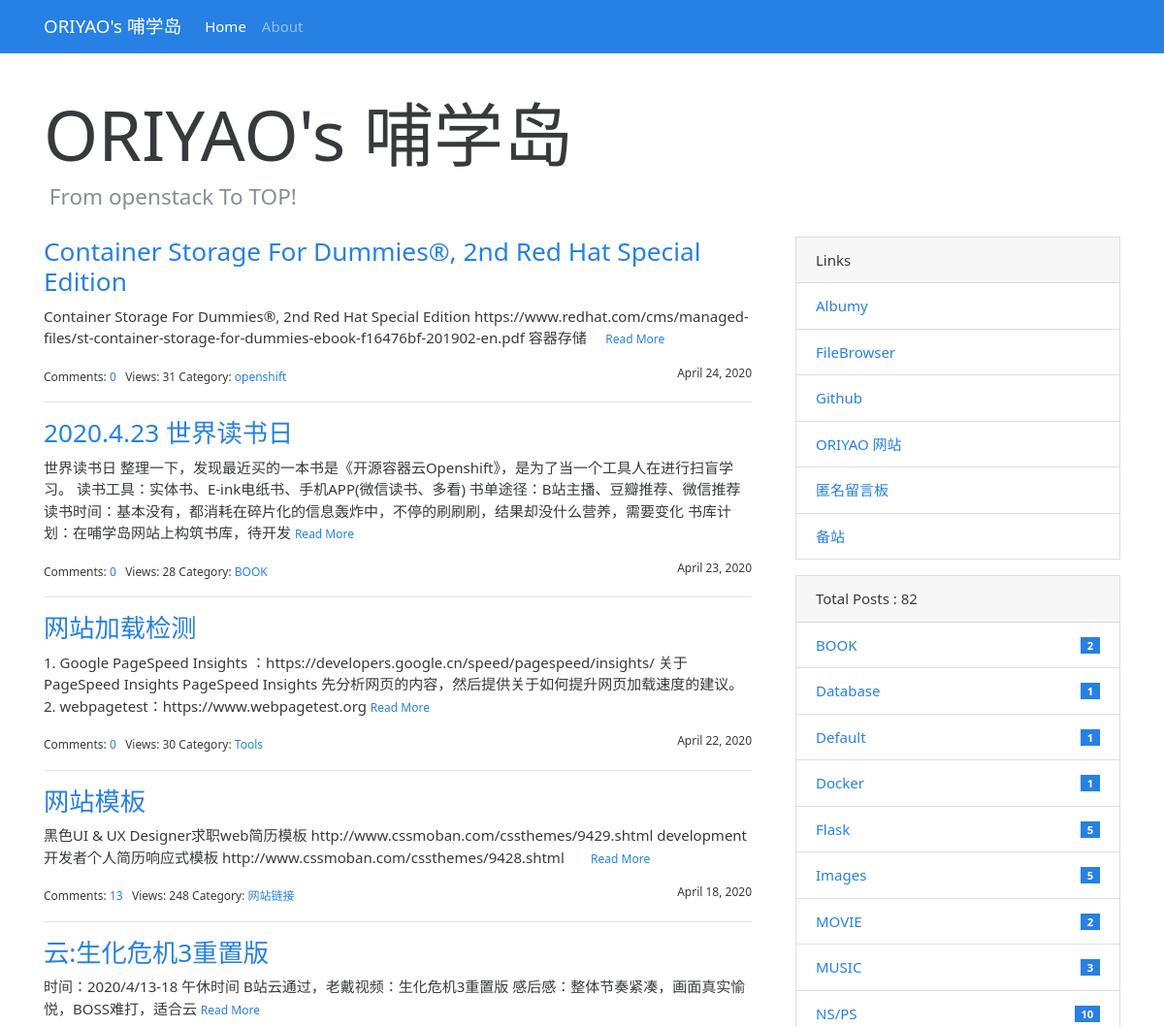
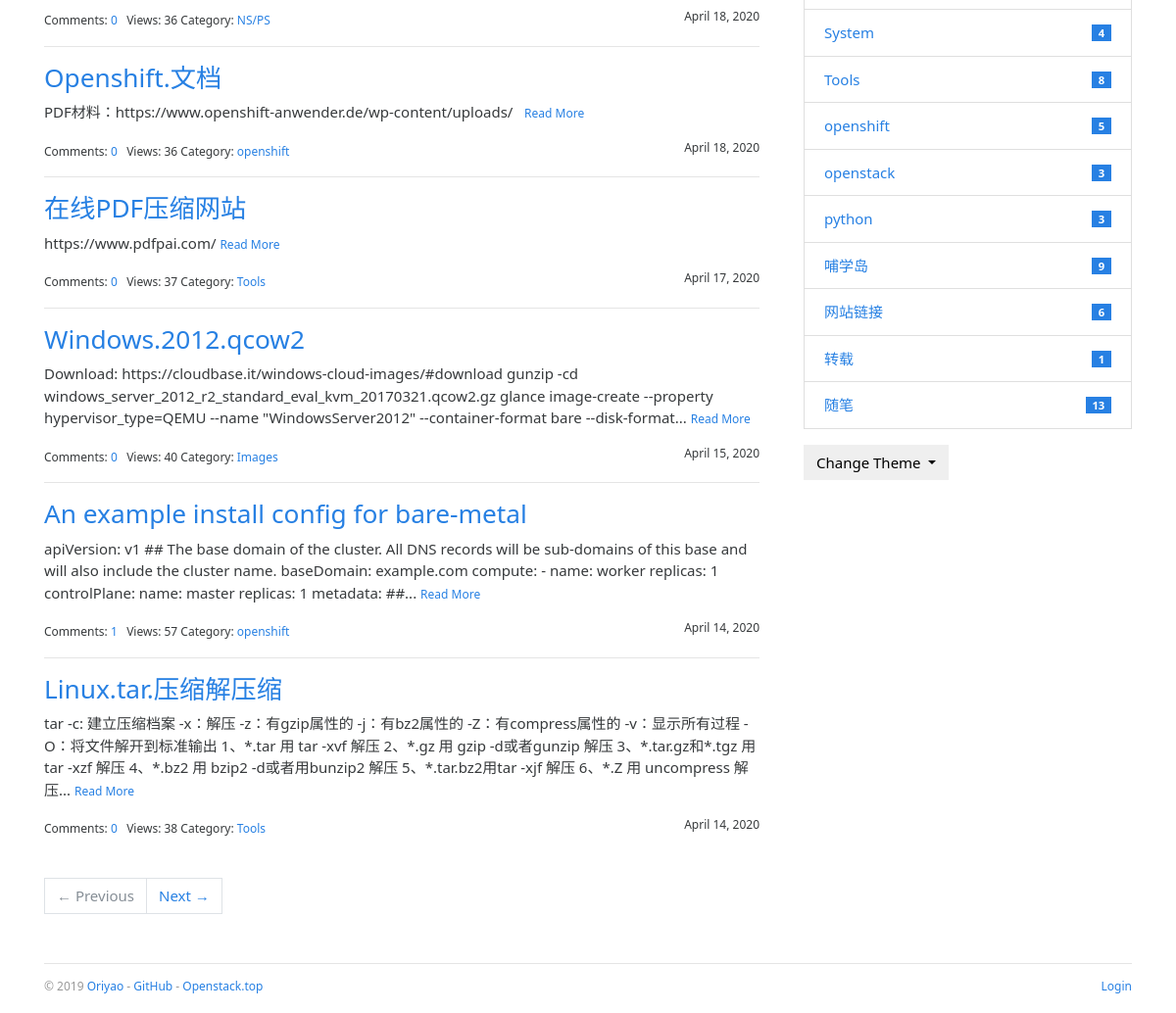
Before: / with the older database file (2 pictures, top to bottom).
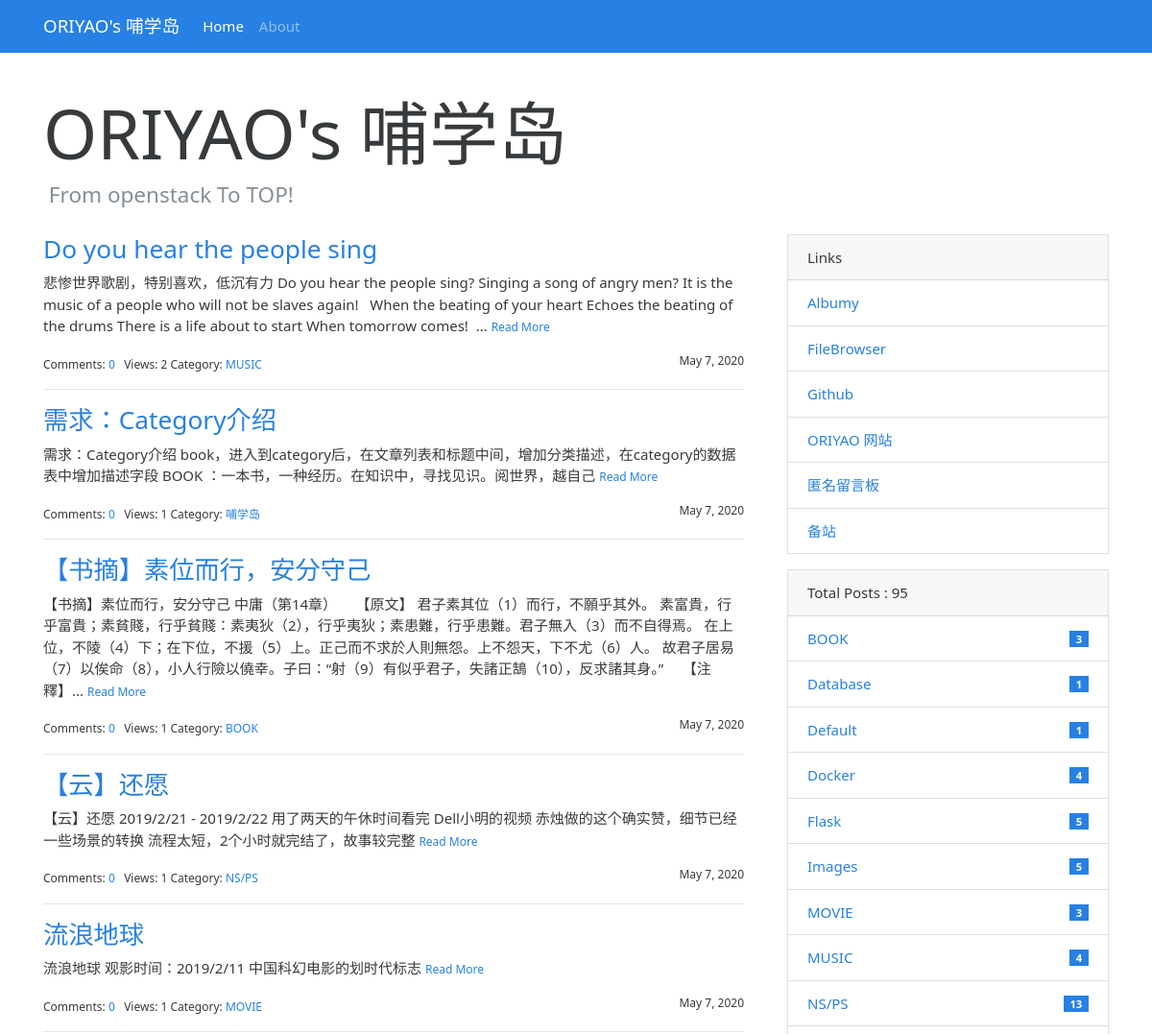
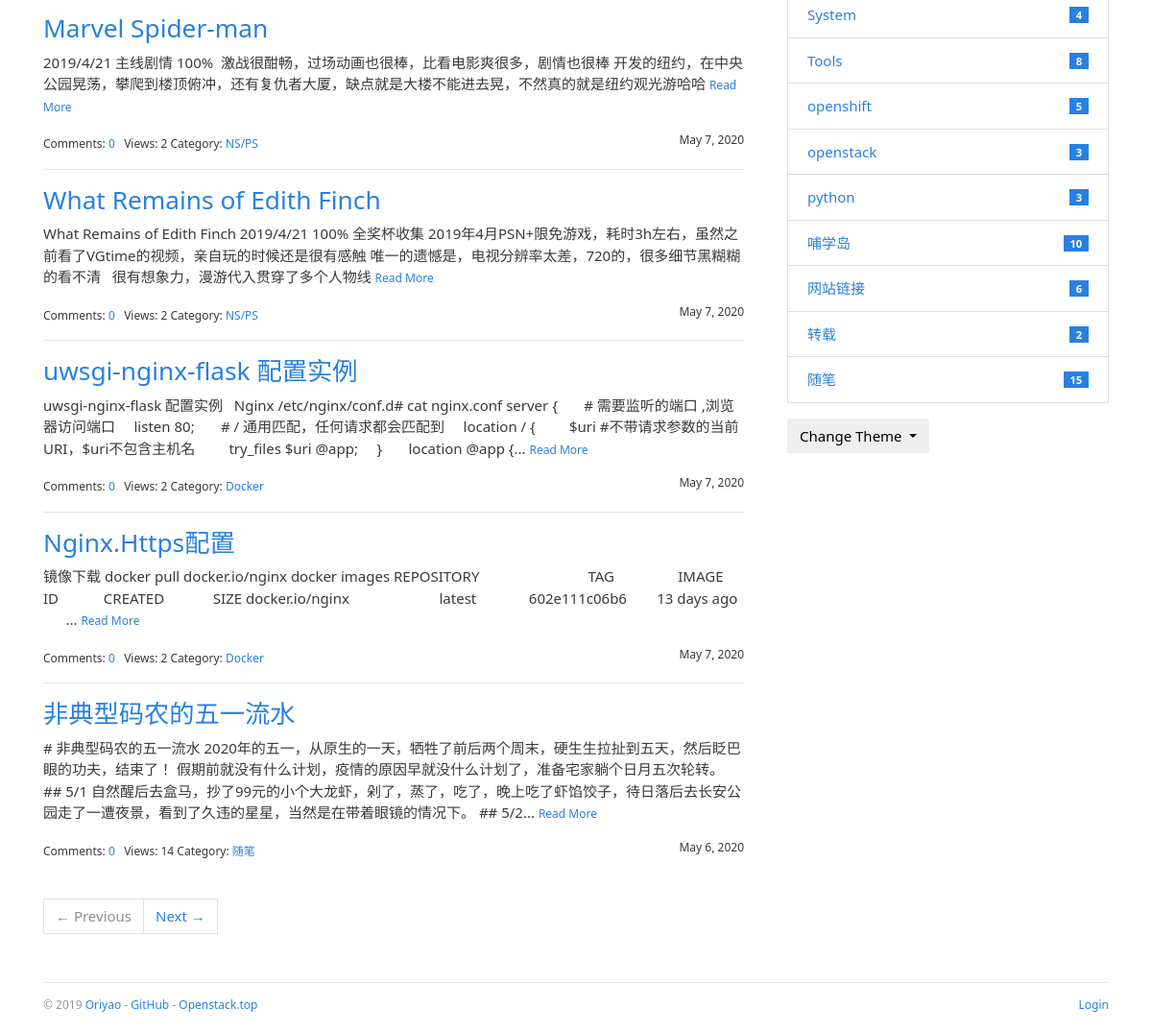
After: the same page with the newer database file (2 pictures, top to bottom).
### bluelog/models.py (models this page shows, shortened)
class Post(db.Model):
    id = db.Column(db.Integer, primary_key=True)
    title = db.Column(db.String(60))
    body = db.Column(db.Text)
    views = db.Column(db.Integer,default=0)
    timestamp = db.Column(db.DateTime, default=datetime.utcnow, index=True)
    can_comment = db.Column(db.Boolean, default=True)
    category_id = db.Column(db.Integer, db.ForeignKey('category.id'))
    category = db.relationship('Category', back_populates='posts')
    comments = db.relationship('Comment', back_populates='post', cascade='all, delete-orphan')

class Category(db.Model):
    id = db.Column(db.Integer, primary_key=True)
    name = db.Column(db.String(30), unique=True)
    posts = db.relationship('Post', back_populates='category')

class Link(db.Model):
    id = db.Column(db.Integer, primary_key=True)
    name = db.Column(db.String(30))
    url = db.Column(db.String(255))

### bluelog/blueprints/blog.py (the view)
@blog_bp.route('/')
def index():
    page = request.args.get('page', 1, type=int)
    per_page = current_app.config['BLUELOG_POST_PER_PAGE']
    pagination = Post.query.order_by(Post.timestamp.desc()).paginate(page, per_page=per_page)
    posts = pagination.items
    totalposts=len(Post.query.all())
    return render_template('blog/index.html', pagination=pagination, posts=posts,totalposts=totalposts)

### bluelog/__init__.py (called while the page is built)
def register_template_context(app):
    @app.context_processor
    def make_template_context():
        admin = Admin.query.first()
        categories = Category.query.order_by(Category.name).all()
        links = Link.query.order_by(Link.name).all()
        if current_user.is_authenticated:
            unread_comments = Comment.query.filter_by(reviewed=False).count()
        else:
            unread_comments = None
        return dict(
            admin=admin, categories=categories,
            links=links, unread_comments=unread_comments)

def register_request_handlers(app):
    @app.after_request
    def query_profiler(response):
        for q in get_debug_queries():
            if q.duration >= app.config['BLUELOG_SLOW_QUERY_THRESHOLD']:
                app.logger.warning(
                    'Slow query: Duration: %fs\n Context: %s\nQuery: %s\n '
                    % (q.duration, q.context, q.statement)
                )
        return response

### bluelog/templates/blog/index.html (shortened to what this page needs)
{% extends 'base.html' %}
{% from 'bootstrap/pagination.html' import render_pager %}
{% block content %}
    <div class="page-header">
        <h1 class="display-3">{{ admin.blog_title|default('Blog Title') }}</h1>
        <h4 class="text-muted">&nbsp;{{ admin.blog_sub_title|default('Blog Subtitle') }}</h4>
    </div>
    <div class="row">
        <div class="col-sm-8">
            {% include 'blog/_posts.html' %}
            {% if posts %}
                <div class="page-footer">{{ render_pager(pagination) }}</div>
            {% endif %}
        </div>
        <div class="col-sm-4 sidebar">
            {% include 'blog/_sidebar.html' %}
        </div>
    </div>
{% endblock %}

### bluelog/templates/blog/_posts.html (shortened to what this page needs)
{% if posts %}
    {% for post in posts %}
        <h3 class="text-primary"><a href="{{ url_for('.show_post', post_id=post.id) }}">{{ post.title }}</a></h3>
        <p>
            {{ post.body|striptags|truncate }}
            <small><a href="{{ url_for('.show_post', post_id=post.id) }}">Read More</a></small>
        </p>
        <small>
            Comments: <a href="{{ url_for('.show_post', post_id=post.id) }}#comments">{{ post.comments|length }}</a>&nbsp;&nbsp;
            Views: {{ post.views }}
            Category: <a
                href="{{ url_for('.show_category', category_id=post.category.id) }}">{{ post.category.name }}</a>
            <span class="float-right">{{ moment(post.timestamp).format('LL') }}</span>
        </small>
        {% if not loop.last %}
            <hr>
        {% endif %}
    {% endfor %}
{% endif %}

### bluelog/templates/blog/_sidebar.html (shortened to what this page needs)
{% if links %}
    <div class="card mb-3">
        <div class="card-header">Links</div>
        <ul class="list-group list-group-flush">
            {% for link in links %}
                <li class="list-group-item  list-group-item-action d-flex justify-content-between align-items-center">
                    <a href="{{ link.url }}" target="_blank">{{ link.name }}</a>
                </li>
            {% endfor %}
        </ul>
    </div>
{% endif %}
{% if categories %}
    <div class="card mb-3">
        <div class="card-header"> Total Posts :  {{ totalposts }}</div>
        <ul class="list-group list-group-flush">
            {% for category in categories %}
                <li class="list-group-item  list-group-item-action d-flex justify-content-between align-items-center">
                    <a href="{{ url_for('blog.show_category', category_id=category.id) }}">
                        {{ category.name }}
                    </a>
                    <span class="badge badge-primary badge-pill"> {{ category.posts|length }}</span>
                </li>
            {% endfor %}
        </ul>
    </div>
{% endif %}
<div class="dropdown">
    <button class="btn btn-default dropdown-toggle" type="button" id="dropdownMenuButton"
            data-toggle="dropdown" aria-haspopup="true" aria-expanded="false">
        Change Theme
    </button>
</div>

Changed rows visible on the page:
no longer on this page (row edited): Post: title "Container Storage For Dummies®, 2nd Red Hat Special Edition", body "Container Storage For Dummies®, 2nd Red Hat Special Edition https://www.redhat.com/cms/managed-files/st-container-storage-for-dummies-ebook-f16476bf-201902-en.pdf 容器存储", comments|length "0", views "31", category.name "openshift", timestamp "April 24, 2020"
no longer on this page (row edited): Post: title "2020.4.23 世界读书日", body "世界读书日 整理一下，发现最近买的一本书是《开源容器云Openshift》，是为了当一个工具人在进行扫盲学习。 读书工具：实体书、E-ink电纸书、手机APP(微信读书、多看) 书单途径：B站主播、豆瓣推荐、微信推荐 读书时间：基本没有，都消耗在碎片化的信息轰炸中，不停的刷刷刷，结果却没什么营养，需要变化 书库计划：在哺学岛网站上构筑书库，待开发", comments|length "0", views "28", category.name "BOOK", timestamp "April 23, 2020"
no longer on this page (row edited): Post: title "网站加载检测", body "1. Google PageSpeed Insights ：https://developers.google.cn/speed/pagespeed/insights/ 关于 PageSpeed Insights PageSpeed Insights 先分析网页的内容，然后提供关于如何提升网页加载速度的建议。 2. webpagetest：https://www.webpagetest.org", comments|length "0", views "30", category.name "Tools", timestamp "April 22, 2020"
no longer on this page (row edited): Post: title "网站模板", body "黑色UI & UX Designer求职web简历模板 http://www.cssmoban.com/cssthemes/9429.shtml development开发者个人简历响应式模板 http://www.cssmoban.com/cssthemes/9428.shtml", comments|length "13", views "248", category.name "网站链接", timestamp "April 18, 2020"
no longer on this page (row edited): Post: title "云:生化危机3重置版", body "时间：2020/4/13-18 午休时间 B站云通过，老戴视频：生化危机3重置版 感后感：整体节奏紧凑，画面真实愉悦，BOSS难打，适合云", comments|length "0", views "36", category.name "NS/PS", timestamp "April 18, 2020"
no longer on this page (row edited): Post: title "Openshift.文档", body "PDF材料：https://www.openshift-anwender.de/wp-content/uploads/", comments|length "0", views "36", category.name "openshift", timestamp "April 18, 2020"
no longer on this page (row edited): Post: title "在线PDF压缩网站", body "https://www.pdfpai.com/", comments|length "0", views "37", category.name "Tools", timestamp "April 17, 2020"
no longer on this page (row edited): Post: title "Windows.2012.qcow2", body "Download: https://cloudbase.it/windows-cloud-images/#download gunzip -cd windows_server_2012_r2_standard_eval_kvm_20170321.qcow2.gz glance image-create --property hypervisor_type=QEMU --name \"WindowsServer2012\" --container-format bare --disk-format...", comments|length "0", views "40", category.name "Images", timestamp "April 15, 2020"
no longer on this page (row edited): Post: title "An example install config for bare-metal", body "apiVersion: v1 ## The base domain of the cluster. All DNS records will be sub-domains of this base and will also include the cluster name. baseDomain: example.com compute: - name: worker replicas: 1 controlPlane: name: master replicas: 1 metadata: ##...", comments|length "1", views "57", category.name "openshift", timestamp "April 14, 2020"
no longer on this page (row edited): Post: title "Linux.tar.压缩解压缩", body "tar -c: 建立压缩档案 -x：解压 -z：有gzip属性的 -j：有bz2属性的 -Z：有compress属性的 -v：显示所有过程 -O：将文件解开到标准输出 1、*.tar 用 tar -xvf 解压 2、*.gz 用 gzip -d或者gunzip 解压 3、*.tar.gz和*.tgz 用 tar -xzf 解压 4、*.bz2 用 bzip2 -d或者用bunzip2 解压 5、*.tar.bz2用tar -xjf 解压 6、*.Z 用 uncompress 解压...", comments|length "0", views "38", category.name "Tools", timestamp "April 14, 2020"
added Post: title "Do you hear the people sing", body "悲惨世界歌剧，特别喜欢，低沉有力 Do you hear the people sing? Singing a song of angry men? It is the music of a people who will not be slaves again! When the beating of your heart Echoes the beating of the drums There is a life about to start When tomorrow comes! ...", comments|length "0", views "2", category.name "MUSIC", timestamp "May 7, 2020"
added Post: title "需求：Category介绍", body "需求：Category介绍 book，进入到category后，在文章列表和标题中间，增加分类描述，在category的数据表中增加描述字段 BOOK ：一本书，一种经历。在知识中，寻找见识。阅世界，越自己", comments|length "0", views "1", category.name "哺学岛", timestamp "May 7, 2020"
added Post: title "【书摘】素位而行，安分守己", body "【书摘】素位而行，安分守己 中庸（第14章） 【原文】 君子素其位（1）而行，不願乎其外。 素富貴，行乎富貴；素貧賤，行乎貧賤：素夷狄（2），行乎夷狄；素患難，行乎患難。君子無入（3）而不自得焉。 在上位，不陵（4）下；在下位，不援（5）上。正己而不求於人則無怨。上不怨天，下不尤（6）人。 故君子居易（7）以俟命（8），小人行險以僥幸。子曰：“射（9）有似乎君子，失諸正鵠（10），反求諸其身。” 【注釋】...", comments|length "0", views "1", category.name "BOOK", timestamp "May 7, 2020"
added Post: title "【云】还愿", body "【云】还愿 2019/2/21 - 2019/2/22 用了两天的午休时间看完 Dell小明的视频 赤烛做的这个确实赞，细节已经一些场景的转换 流程太短，2个小时就完结了，故事较完整", comments|length "0", views "1", category.name "NS/PS", timestamp "May 7, 2020"
added Post: title "流浪地球", body "流浪地球 观影时间：2019/2/11 中国科幻电影的划时代标志", comments|length "0", views "1", category.name "MOVIE", timestamp "May 7, 2020"
added Post: title "Marvel Spider-man", body "2019/4/21 主线剧情 100% 激战很酣畅，过场动画也很棒，比看电影爽很多，剧情也很棒 开发的纽约，在中央公园晃荡，攀爬到楼顶俯冲，还有复仇者大厦，缺点就是大楼不能进去晃，不然真的就是纽约观光游哈哈", comments|length "0", views "2", category.name "NS/PS", timestamp "May 7, 2020"
added Post: title "What Remains of Edith Finch", body "What Remains of Edith Finch 2019/4/21 100% 全奖杯收集 2019年4月PSN+限免游戏，耗时3h左右，虽然之前看了VGtime的视频，亲自玩的时候还是很有感触 唯一的遗憾是，电视分辨率太差，720的，很多细节黑糊糊的看不清 很有想象力，漫游代入贯穿了多个人物线", comments|length "0", views "2", category.name "NS/PS", timestamp "May 7, 2020"
added Post: title "uwsgi-nginx-flask 配置实例", body "uwsgi-nginx-flask 配置实例 Nginx /etc/nginx/conf.d# cat nginx.conf server { # 需要监听的端口 ,浏览器访问端口 listen 80; # / 通用匹配，任何请求都会匹配到 location / { $uri #不带请求参数的当前URI，$uri不包含主机名 try_files $uri @app; } location @app {...", comments|length "0", views "2", category.name "Docker", timestamp "May 7, 2020"
added Post: title "Nginx.Https配置", body "镜像下载 docker pull docker.io/nginx docker images REPOSITORY TAG IMAGE ID CREATED SIZE docker.io/nginx latest 602e111c06b6 13 days ago ...", comments|length "0", views "2", category.name "Docker", timestamp "May 7, 2020"
added Post: title "非典型码农的五一流水", body "# 非典型码农的五一流水 2020年的五一，从原生的一天，牺牲了前后两个周末，硬生生拉扯到五天，然后眨巴眼的功夫，结束了！ 假期前就没有什么计划，疫情的原因早就没什么计划了，准备宅家躺个日月五次轮转。 ## 5/1 自然醒后去盒马，抄了99元的小个大龙虾，剁了，蒸了，吃了，晚上吃了虾馅饺子，待日落后去长安公园走了一遭夜景，看到了久违的星星，当然是在带着眼镜的情况下。 ## 5/2...", comments|length "0", views "14", category.name "随笔", timestamp "May 6, 2020"
computed for Category "BOOK": posts|length "2" → "3"
computed for Category "Docker": posts|length "1" → "4"
computed for Category "MOVIE": posts|length "2" → "3"
computed for Category "MUSIC": posts|length "3" → "4"
computed for Category "NS/PS": posts|length "10" → "13"
computed for Category "哺学岛": posts|length "9" → "10"
computed for Category "转载": posts|length "1" → "2"
computed for Category "随笔": posts|length "13" → "15"
Other visible differences:
{{ totalposts }}: "82" → "95"
